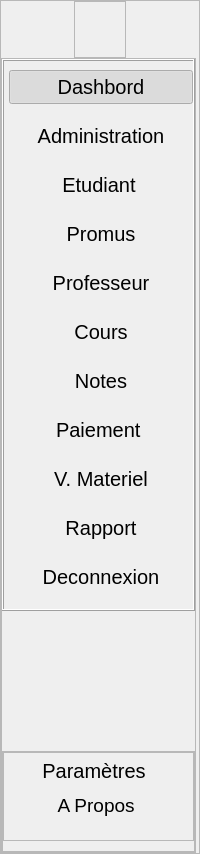
         <widget class="QWidget" name="leftmenu" native="true">
          <property name="sizePolicy">
           <sizepolicy hsizetype="Preferred" vsizetype="Preferred">
            <horstretch>0</horstretch>
            <verstretch>3</verstretch>
           </sizepolicy>
          </property>
          <property name="minimumSize">
           <size>
            <width>180</width>
            <height>0</height>
           </size>
          </property>
          <layout class="QVBoxLayout" name="verticalLayout_7">
           <property name="spacing">
            <number>0</number>
           </property>
           <property name="leftMargin">
            <number>0</number>
           </property>
           <property name="topMargin">
            <number>0</number>
           </property>
           <property name="rightMargin">
            <number>0</number>
           </property>
           <property name="bottomMargin">
            <number>0</number>
           </property>
           <item>
            <widget class="QFrame" name="left_frame">
             <property name="minimumSize">
              <size>
               <width>180</width>
               <height>0</height>
              </size>
             </property>
             <property name="frameShape">
              <enum>QFrame::StyledPanel</enum>
             </property>
             <property name="frameShadow">
              <enum>QFrame::Raised</enum>
             </property>
             <layout class="QVBoxLayout" name="verticalLayout_12">
              <property name="spacing">
               <number>0</number>
              </property>
              <property name="leftMargin">
               <number>0</number>
              </property>
              <property name="topMargin">
               <number>0</number>
              </property>
              <property name="rightMargin">
               <number>0</number>
              </property>
              <property name="bottomMargin">
               <number>0</number>
              </property>
              <item alignment="Qt::AlignHCenter">
               <widget class="QFrame" name="frame_5">
                <property name="minimumSize">
                 <size>
                  <width>50</width>
                  <height>50</height>
                 </size>
                </property>
                <property name="frameShape">
                 <enum>QFrame::StyledPanel</enum>
                </property>
                <property name="frameShadow">
                 <enum>QFrame::Raised</enum>
                </property>
                <layout class="QHBoxLayout" name="horizontalLayout_12">
                 <property name="spacing">
                  <number>0</number>
                 </property>
                 <property name="leftMargin">
                  <number>0</number>
                 </property>
                 <property name="topMargin">
                  <number>5</number>
                 </property>
                 <property name="rightMargin">
                  <number>0</number>
                 </property>
                 <property name="bottomMargin">
                  <number>0</number>
                 </property>
                 <item>
                  <widget class="QLabel" name="logo_2">
                   <property name="minimumSize">
                    <size>
                     <width>50</width>
                     <height>50</height>
                    </size>
                   </property>
                   <property name="font">
                    <font>
                     <pointsize>14</pointsize>
                     <weight>75</weight>
                     <bold>true</bold>
                    </font>
                   </property>
                   <property name="text">
                    <string/>
                   </property>
                   <property name="pixmap">
                    <pixmap>../../../../../../../../../../../../../../.designer/assets/icons/icons8-bâtiment-scolaire-64.png</pixmap>
                   </property>
                  </widget>
                 </item>
                </layout>
               </widget>
              </item>
              <item alignment="Qt::AlignLeft">
               <widget class="QFrame" name="frame_7">
                <property name="sizePolicy">
                 <sizepolicy hsizetype="Preferred" vsizetype="Expanding">
                  <horstretch>0</horstretch>
                  <verstretch>0</verstretch>
                 </sizepolicy>
                </property>
                <property name="minimumSize">
                 <size>
                  <width>180</width>
                  <height>0</height>
                 </size>
                </property>
                <property name="frameShape">
                 <enum>QFrame::StyledPanel</enum>
                </property>
                <property name="frameShadow">
                 <enum>QFrame::Raised</enum>
                </property>
                <layout class="QVBoxLayout" name="verticalLayout_17">
                 <property name="spacing">
                  <number>0</number>
                 </property>
                 <property name="leftMargin">
                  <number>0</number>
                 </property>
                 <property name="topMargin">
                  <number>0</number>
                 </property>
                 <property name="rightMargin">
                  <number>0</number>
                 </property>
                 <property name="bottomMargin">
                  <number>0</number>
                 </property>
                 <item alignment="Qt::AlignVCenter">
                  <widget class="QFrame" name="frame_6">
                   <property name="sizePolicy">
                    <sizepolicy hsizetype="Preferred" vsizetype="Expanding">
                     <horstretch>0</horstretch>
                     <verstretch>0</verstretch>
                    </sizepolicy>
                   </property>
                   <property name="minimumSize">
                    <size>
                     <width>166</width>
                     <height>0</height>
                    </size>
                   </property>
                   <property name="cursor">
                    <cursorShape>PointingHandCursor</cursorShape>
                   </property>
                   <property name="styleSheet">
                    <string notr="true"/>
                   </property>
                   <property name="frameShape">
                    <enum>QFrame::Box</enum>
                   </property>
                   <property name="frameShadow">
                    <enum>QFrame::Raised</enum>
                   </property>
                   <layout class="QVBoxLayout" name="verticalLayout_9">
                    <property name="spacing">
                     <number>15</number>
                    </property>
                    <property name="leftMargin">
                     <number>5</number>
                    </property>
                    <property name="rightMargin">
                     <number>0</number>
                    </property>
                    <property name="bottomMargin">
                     <number>15</number>
                    </property>
                    <item>
                     <widget class="QPushButton" name="btn_left_home">
                      <property name="minimumSize">
                       <size>
                        <width>180</width>
                        <height>34</height>
                       </size>
                      </property>
                      <property name="maximumSize">
                       <size>
                        <width>16777215</width>
                        <height>16777215</height>
                       </size>
                      </property>
                      <property name="font">
                       <font>
                        <family>Cantarell</family>
                        <pointsize>15</pointsize>
                        <weight>50</weight>
                        <bold>false</bold>
                       </font>
                      </property>
                      <property name="cursor">
                       <cursorShape>PointingHandCursor</cursorShape>
                      </property>
                      <property name="text">
                       <string>Dashbord</string>
                      </property>
                      <property name="checkable">
                       <bool>true</bool>
                      </property>
                      <property name="checked">
                       <bool>true</bool>
                      </property>
                      <property name="autoRepeat">
                       <bool>false</bool>
                      </property>
                      <property name="autoExclusive">
                       <bool>true</bool>
                      </property>
                      <property name="default">
                       <bool>false</bool>
                      </property>
                      <property name="flat">
                       <bool>true</bool>
                      </property>
                     </widget>
                    </item>
                    <item>
                     <widget class="QPushButton" name="btn_left_admin">
                      <property name="minimumSize">
                       <size>
                        <width>180</width>
                        <height>34</height>
                       </size>
                      </property>
                      <property name="font">
                       <font>
                        <family>Cantarell</family>
                        <pointsize>15</pointsize>
                        <weight>50</weight>
                        <bold>false</bold>
                       </font>
                      </property>
                      <property name="cursor">
                       <cursorShape>PointingHandCursor</cursorShape>
                      </property>
                      <property name="autoFillBackground">
                       <bool>false</bool>
                      </property>
                      <property name="text">
                       <string>Administration</string>
                      </property>
                      <property name="checkable">
                       <bool>true</bool>
                      </property>
                      <property name="autoExclusive">
                       <bool>true</bool>
                      </property>
                      <property name="autoDefault">
                       <bool>false</bool>
                      </property>
                      <property name="default">
                       <bool>false</bool>
                      </property>
                      <property name="flat">
                       <bool>true</bool>
                      </property>
                     </widget>
                    </item>
                    <item>
                     <widget class="QPushButton" name="btn_left_etudiant">
                      <property name="minimumSize">
                       <size>
                        <width>180</width>
                        <height>34</height>
                       </size>
                      </property>
                      <property name="maximumSize">
                       <size>
                        <width>100</width>
                        <height>16777215</height>
                       </size>
                      </property>
                      <property name="font">
                       <font>
                        <family>Cantarell</family>
                        <pointsize>15</pointsize>
                        <weight>50</weight>
                        <bold>false</bold>
                       </font>
                      </property>
                      <property name="cursor">
                       <cursorShape>PointingHandCursor</cursorShape>
                      </property>
                      <property name="text">
                       <string>Etudiant</string>
                      </property>
                      <property name="checkable">
                       <bool>true</bool>
                      </property>
                      <property name="autoExclusive">
                       <bool>true</bool>
                      </property>
                      <property name="flat">
                       <bool>true</bool>
                      </property>
                     </widget>
                    </item>
                    <item>
                     <widget class="QPushButton" name="btn_left_promus">
                      <property name="enabled">
                       <bool>true</bool>
                      </property>
                      <property name="minimumSize">
                       <size>
                        <width>180</width>
                        <height>34</height>
                       </size>
                      </property>
                      <property name="maximumSize">
                       <size>
                        <width>16777215</width>
                        <height>16777215</height>
                       </size>
                      </property>
                      <property name="font">
                       <font>
                        <family>Cantarell</family>
                        <pointsize>15</pointsize>
                        <weight>50</weight>
                        <bold>false</bold>
                       </font>
                      </property>
                      <property name="cursor">
                       <cursorShape>PointingHandCursor</cursorShape>
                      </property>
                      <property name="text">
                       <string>Promus</string>
                      </property>
                      <property name="checkable">
                       <bool>true</bool>
                      </property>
                      <property name="autoExclusive">
                       <bool>true</bool>
                      </property>
                      <property name="flat">
                       <bool>true</bool>
                      </property>
                     </widget>
                    </item>
                    <item>
                     <widget class="QPushButton" name="btn_left_prof">
                      <property name="minimumSize">
                       <size>
                        <width>180</width>
                        <height>34</height>
                       </size>
                      </property>
                      <property name="font">
                       <font>
                        <family>Cantarell</family>
                        <pointsize>15</pointsize>
                        <weight>50</weight>
                        <bold>false</bold>
                       </font>
                      </property>
                      <property name="cursor">
                       <cursorShape>PointingHandCursor</cursorShape>
                      </property>
                      <property name="text">
                       <string>Professeur</string>
                      </property>
                      <property name="checkable">
                       <bool>true</bool>
                      </property>
                      <property name="autoExclusive">
                       <bool>true</bool>
                      </property>
                      <property name="flat">
                       <bool>true</bool>
                      </property>
                     </widget>
                    </item>
                    <item>
                     <widget class="QPushButton" name="btn_left_cours">
                      <property name="enabled">
                       <bool>true</bool>
                      </property>
                      <property name="minimumSize">
                       <size>
                        <width>180</width>
                        <height>34</height>
                       </size>
                      </property>
                      <property name="font">
                       <font>
                        <family>Cantarell</family>
                        <pointsize>15</pointsize>
                        <weight>50</weight>
                        <bold>false</bold>
                       </font>
                      </property>
                      <property name="cursor">
                       <cursorShape>PointingHandCursor</cursorShape>
                      </property>
                      <property name="text">
                       <string notr="true">Cours</string>
                      </property>
                      <property name="checkable">
                       <bool>true</bool>
                      </property>
                      <property name="autoExclusive">
                       <bool>true</bool>
                      </property>
                      <property name="flat">
                       <bool>true</bool>
                      </property>
                     </widget>
                    </item>
                    <item>
                     <widget class="QPushButton" name="btn_left_notes">
                      <property name="enabled">
                       <bool>true</bool>
                      </property>
                      <property name="sizePolicy">
                       <sizepolicy hsizetype="Minimum" vsizetype="Preferred">
                        <horstretch>0</horstretch>
                        <verstretch>0</verstretch>
                       </sizepolicy>
                      </property>
                      <property name="minimumSize">
                       <size>
                        <width>0</width>
                        <height>34</height>
                       </size>
                      </property>
                      <property name="maximumSize">
                       <size>
                        <width>16777215</width>
                        <height>16777215</height>
                       </size>
                      </property>
                      <property name="font">
                       <font>
                        <family>Cantarell</family>
                        <pointsize>15</pointsize>
                        <weight>50</weight>
                        <bold>false</bold>
                       </font>
                      </property>
                      <property name="cursor">
                       <cursorShape>PointingHandCursor</cursorShape>
                      </property>
                      <property name="text">
                       <string>Notes</string>
                      </property>
                      <property name="checkable">
                       <bool>true</bool>
                      </property>
                      <property name="autoExclusive">
                       <bool>true</bool>
                      </property>
                      <property name="flat">
                       <bool>true</bool>
                      </property>
                     </widget>
                    </item>
                    <item>
                     <widget class="QPushButton" name="btn_left_paiement">
                      <property name="minimumSize">
                       <size>
                        <width>180</width>
                        <height>34</height>
                       </size>
                      </property>
                      <property name="font">
                       <font>
                        <family>Cantarell</family>
                        <pointsize>15</pointsize>
                        <weight>50</weight>
                        <bold>false</bold>
                       </font>
                      </property>
                      <property name="cursor">
                       <cursorShape>PointingHandCursor</cursorShape>
                      </property>
                      <property name="text">
                       <string>Paiement </string>
                      </property>
                      <property name="checkable">
                       <bool>true</bool>
                      </property>
                      <property name="autoExclusive">
                       <bool>true</bool>
                      </property>
                      <property name="flat">
                       <bool>true</bool>
                      </property>
                     </widget>
                    </item>
                    <item>
                     <widget class="QPushButton" name="btn_left_vente">
                      <property name="minimumSize">
                       <size>
                        <width>180</width>
                        <height>34</height>
                       </size>
                      </property>
                      <property name="font">
                       <font>
                        <family>Cantarell</family>
                        <pointsize>15</pointsize>
                        <weight>50</weight>
                        <bold>false</bold>
                       </font>
                      </property>
                      <property name="cursor">
                       <cursorShape>PointingHandCursor</cursorShape>
                      </property>
                      <property name="inputMethodHints">
                       <set>Qt::ImhSensitiveData</set>
                      </property>
                      <property name="text">
                       <string>V. Materiel</string>
                      </property>
                      <property name="checkable">
                       <bool>true</bool>
                      </property>
                      <property name="autoExclusive">
                       <bool>true</bool>
                      </property>
                      <property name="flat">
                       <bool>true</bool>
                      </property>
                     </widget>
                    </item>
                    <item>
                     <widget class="QPushButton" name="btn_left_rapport">
                      <property name="minimumSize">
                       <size>
                        <width>180</width>
                        <height>34</height>
                       </size>
                      </property>
                      <property name="font">
                       <font>
                        <family>Cantarell</family>
                        <pointsize>15</pointsize>
                        <weight>50</weight>
                        <bold>false</bold>
                       </font>
                      </property>
                      <property name="cursor">
                       <cursorShape>PointingHandCursor</cursorShape>
                      </property>
                      <property name="text">
                       <string>Rapport</string>
                      </property>
                      <property name="checkable">
                       <bool>true</bool>
                      </property>
                      <property name="autoExclusive">
                       <bool>true</bool>
                      </property>
                      <property name="flat">
                       <bool>true</bool>
                      </property>
                     </widget>
                    </item>
                    <item>
                     <widget class="QPushButton" name="btn_left_deconnexion">
                      <property name="minimumSize">
                       <size>
                        <width>180</width>
                        <height>34</height>
                       </size>
                      </property>
                      <property name="font">
                       <font>
                        <pointsize>15</pointsize>
                        <weight>50</weight>
                        <bold>false</bold>
                       </font>
                      </property>
                      <property name="text">
                       <string>Deconnexion</string>
                      </property>
                      <property name="checkable">
                       <bool>true</bool>
                      </property>
                      <property name="autoExclusive">
                       <bool>true</bool>
                      </property>
                      <property name="flat">
                       <bool>true</bool>
                      </property>
                     </widget>
                    </item>
                   </layout>
                  </widget>
                 </item>
                 <item>
                  <spacer name="verticalSpacer_4">
                   <property name="orientation">
                    <enum>Qt::Vertical</enum>
                   </property>
                   <property name="sizeType">
                    <enum>QSizePolicy::MinimumExpanding</enum>
                   </property>
                   <property name="sizeHint" stdset="0">
                    <size>
                     <width>20</width>
                     <height>140</height>
                    </size>
                   </property>
                  </spacer>
                 </item>
                 <item alignment="Qt::AlignBottom">
                  <widget class="QFrame" name="frame_59">
                   <property name="frameShape">
                    <enum>QFrame::StyledPanel</enum>
                   </property>
                   <property name="frameShadow">
                    <enum>QFrame::Raised</enum>
                   </property>
                   <layout class="QHBoxLayout" name="horizontalLayout_68">
                    <property name="leftMargin">
                     <number>0</number>
                    </property>
                    <property name="topMargin">
                     <number>0</number>
                    </property>
                    <property name="rightMargin">
                     <number>0</number>
                    </property>
                    <property name="bottomMargin">
                     <number>10</number>
                    </property>
                    <item alignment="Qt::AlignLeft">
                     <widget class="QFrame" name="frame_60">
                      <property name="sizePolicy">
                       <sizepolicy hsizetype="Fixed" vsizetype="Fixed">
                        <horstretch>0</horstretch>
                        <verstretch>0</verstretch>
                       </sizepolicy>
                      </property>
                      <property name="frameShape">
                       <enum>QFrame::StyledPanel</enum>
                      </property>
                      <property name="frameShadow">
                       <enum>QFrame::Raised</enum>
                      </property>
                      <layout class="QVBoxLayout" name="verticalLayout_37">
                       <property name="spacing">
                        <number>0</number>
                       </property>
                       <property name="leftMargin">
                        <number>0</number>
                       </property>
                       <property name="topMargin">
                        <number>0</number>
                       </property>
                       <property name="bottomMargin">
                        <number>17</number>
                       </property>
                       <item>
                        <widget class="QPushButton" name="btn_settings">
                         <property name="minimumSize">
                          <size>
                           <width>180</width>
                           <height>35</height>
                          </size>
                         </property>
                         <property name="font">
                          <font>
                           <pointsize>15</pointsize>
                           <weight>50</weight>
                           <bold>false</bold>
                          </font>
                         </property>
                         <property name="text">
                          <string>Paramètres</string>
                         </property>
                         <property name="icon">
                          <iconset>
                           <normaloff>../../../../../../../../../../../../../../.designer/assets/icons/settings.png</normaloff>../../../../../../../../../../../../../../.designer/assets/icons/settings.png</iconset>
                         </property>
                         <property name="iconSize">
                          <size>
                           <width>25</width>
                           <height>25</height>
                          </size>
                         </property>
                         <property name="checkable">
                          <bool>true</bool>
                         </property>
                         <property name="autoExclusive">
                          <bool>true</bool>
                         </property>
                         <property name="flat">
                          <bool>true</bool>
                         </property>
                        </widget>
                       </item>
                       <item>
                        <widget class="QPushButton" name="btn_about">
                         <property name="minimumSize">
                          <size>
                           <width>180</width>
                           <height>35</height>
                          </size>
                         </property>
                         <property name="font">
                          <font>
                           <pointsize>14</pointsize>
                           <weight>50</weight>
                           <bold>false</bold>
                          </font>
                         </property>
                         <property name="text">
                          <string>   A Propos  </string>
                         </property>
                         <property name="icon">
                          <iconset>
                           <normaloff>../../../../../../../../../../../../../../.designer/assets/icons/about.png</normaloff>../../../../../../../../../../../../../../.designer/assets/icons/about.png</iconset>
                         </property>
                         <property name="iconSize">
                          <size>
                           <width>25</width>
                           <height>25</height>
                          </size>
                         </property>
                         <property name="checkable">
                          <bool>true</bool>
                         </property>
                         <property name="autoExclusive">
                          <bool>true</bool>
                         </property>
                         <property name="flat">
                          <bool>true</bool>
                         </property>
                        </widget>
                       </item>
                      </layout>
                     </widget>
                    </item>
                   </layout>
                  </widget>
                 </item>
                </layout>
               </widget>
              </item>
             </layout>
            </widget>
           </item>
          </layout>
         </widget>
